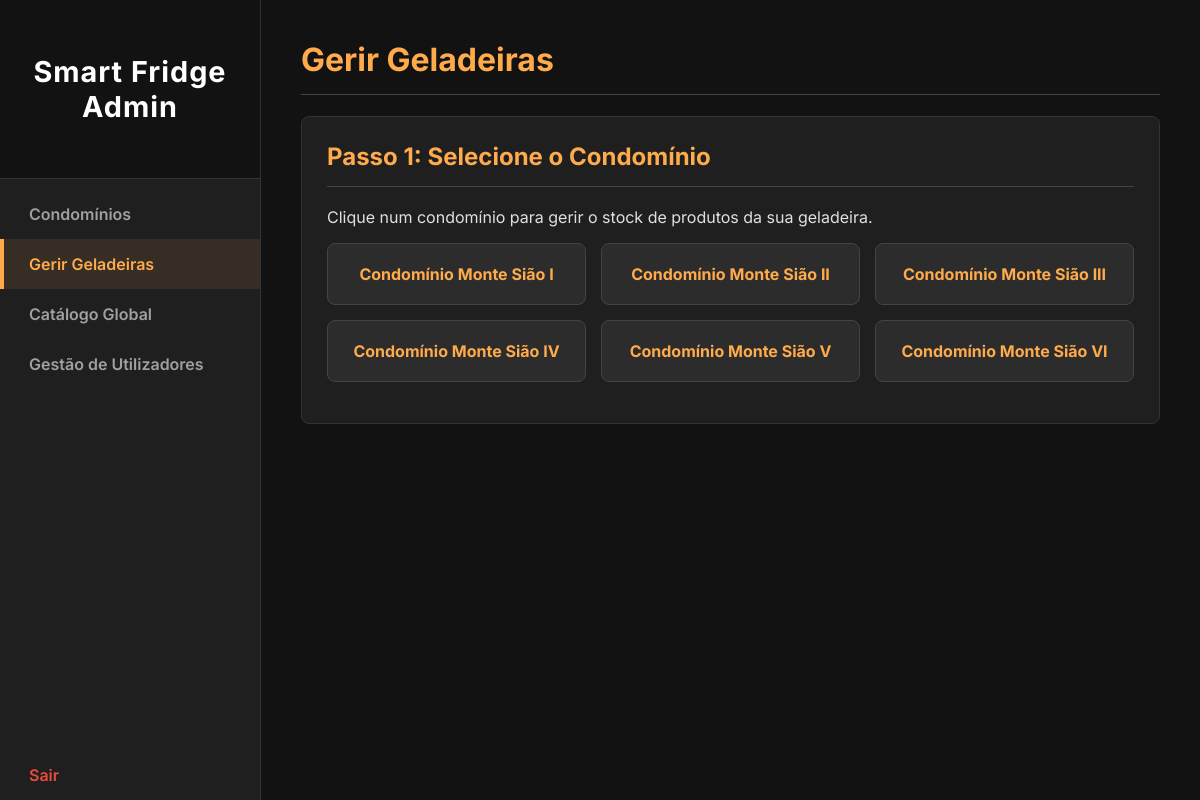
Page /admin/geladeiras (signed in) on the committed database.
### models.py (models this page shows)
class Condominio(db.Model):
    __tablename__ = 'condominio'
    id = db.Column(db.Integer, primary_key=True)
    name = db.Column(db.String(150), nullable=False, unique=True)
    responsible_name = db.Column(db.String(150))
    products = db.relationship('Product', secondary='inventory', back_populates='condominios')

### app.py (the view)
@app.route('/admin/geladeiras')
@login_required
def selecionar_geladeira():
    if not current_user.is_admin: return redirect(url_for('user_dashboard'))
    condominios = Condominio.query.order_by(Condominio.name).all()
    return render_template('selecionar_geladeira.html', condominios=condominios)

### app.py (called while the page is built)
@login_manager.user_loader
def load_user(user_id):
    return User.query.get(int(user_id))

### templates/selecionar_geladeira.html (shortened to what this page needs)
<!DOCTYPE html>
<html lang="pt-br">
<head>
    <link rel="stylesheet" href="{{ url_for('static', filename='admin_style.css') }}">
</head>
<body>
    <div class="wrapper">
        <nav class="sidebar">
            <div class="sidebar-header"><h3 class="logo-text">Smart Fridge Admin</h3></div>
            <ul>
                <li><a href="{{ url_for('gerenciar_condominios') }}">Condomínios</a></li>
                <li><a href="{{ url_for('selecionar_geladeira') }}" class="active">Gerir Geladeiras</a></li>
                <li><a href="{{ url_for('gerenciar_catalogo') }}">Catálogo Global</a></li>
                <li><a href="{{ url_for('gerenciar_utilizadores') }}">Gestão de Utilizadores</a></li>
                <li><a href="{{ url_for('logout') }}" class="logout-link">Sair</a></li>
            </ul>
        </nav>
        <main class="main-content">
            <h1>Gerir Geladeiras</h1>
            <div class="card">
                <h2>Passo 1: Selecione o Condomínio</h2>
                {% if condominios %}
                    <p>Clique num condomínio para gerir o stock de produtos da sua geladeira.</p>
                    <ul class="condo-list">
                        {% for condo in condominios %}
                            <li><a href="{{ url_for('gerir_geladeira', condo_id=condo.id) }}">{{ condo.name }}</a></li>
                        {% endfor %}
                    </ul>
                {% else %}
                    <div class="empty-state">
                        <h2>Nenhum Condomínio Encontrado</h2>
                        <p>Para gerir o stock de uma geladeira, primeiro precisa de criar um condomínio.</p>
                        <a href="{{ url_for('gerenciar_condominios') }}" class="button">Adicionar Condomínio</a>
                    </div>
                {% endif %}
            </div>
        </main>
    </div>
</body>
</html>

### static/admin_style.css (style rules this page uses)
body { margin: 0; font-family: 'Inter', -apple-system, sans-serif; background-color: #121212; color: #e0e0e0; }
.wrapper { display: flex; }
.sidebar { width: 260px; background-color: #1f1f1f; color: white; min-height: 100vh; border-right: 1px solid #333; flex-shrink: 0; position: sticky; top: 0; }
.sidebar-header { padding: 25px; text-align: center; border-bottom: 1px solid #333; background-color: #121212; }
.sidebar .logo-text { font-size: 1.8rem; font-weight: 700; color: #ffffff; letter-spacing: 1px; }
.sidebar ul { list-style-type: none; padding: 0; margin: 10px 0; }
.sidebar ul li a { display: block; color: #a0a0a0; padding: 15px 25px; text-decoration: none; font-weight: 600; transition: all 0.2s ease-in-out; border-left: 4px solid transparent; }
.sidebar ul li a.active { background-color: rgba(255, 171, 76, 0.1); color: #ffab4c; border-left: 4px solid #ffab4c; }
.sidebar .logout-link { position: absolute; bottom: 0; width: 100%; box-sizing: border-box; color: #e74c3c; }
.main-content { flex-grow: 1; padding: 40px; overflow-y: auto; }
.card { background: #1f1f1f; padding: 25px; border-radius: 8px; border: 1px solid #333; margin-bottom: 30px; }
h1, h2 { color: #ffab4c; border-bottom: 1px solid #444; padding-bottom: 15px; margin-top: 0; }
h2 { font-size: 1.5rem; }
.condo-list { list-style: none; padding: 0; display: grid; grid-template-columns: repeat(auto-fill, minmax(250px, 1fr)); gap: 15px; }
.condo-list li a { display: block; padding: 20px; background: #2c2c2c; border: 1px solid #444; border-radius: 8px; text-decoration: none; color: #ffab4c; font-weight: bold; text-align: center; transition: background-color 0.2s, border-color 0.2s; }

### rows in the picture
Condominio: name "Condomínio Monte Sião I"
Condominio: name "Condomínio Monte Sião II"
Condominio: name "Condomínio Monte Sião III"
Condominio: name "Condomínio Monte Sião IV"
Condominio: name "Condomínio Monte Sião V"
Condominio: name "Condomínio Monte Sião VI"
